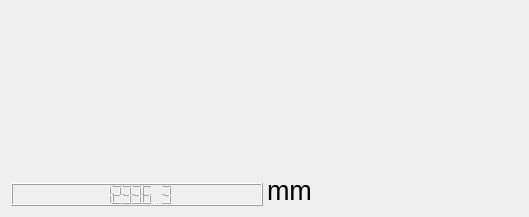
<?xml version="1.0" encoding="UTF-8"?>
<ui version="4.0">
 <class>MeasureDialog</class>
 <widget class="QDialog" name="MeasureDialog">
  <property name="windowModality">
   <enum>Qt::NonModal</enum>
  </property>
  <property name="enabled">
   <bool>true</bool>
  </property>
  <property name="geometry">
   <rect>
    <x>0</x>
    <y>0</y>
    <width>529</width>
    <height>217</height>
   </rect>
  </property>
  <property name="windowTitle">
   <string>Dialog</string>
  </property>
  <property name="sizeGripEnabled">
   <bool>false</bool>
  </property>
  <property name="modal">
   <bool>false</bool>
  </property>
  <layout class="QVBoxLayout" name="verticalLayout">
   <item>
    <layout class="QHBoxLayout" name="horizontalLayout">
     <property name="spacing">
      <number>4</number>
     </property>
     <item alignment="Qt::AlignBottom">
      <widget class="QLCDNumber" name="lcdNumber">
       <property name="sizePolicy">
        <sizepolicy hsizetype="Minimum" vsizetype="Minimum">
         <horstretch>0</horstretch>
         <verstretch>0</verstretch>
        </sizepolicy>
       </property>
       <property name="font">
        <font>
         <pointsize>20</pointsize>
         <kerning>false</kerning>
        </font>
       </property>
       <property name="digitCount">
        <number>7</number>
       </property>
       <property name="value" stdset="0">
        <double>12336.250000000000000</double>
       </property>
      </widget>
     </item>
     <item alignment="Qt::AlignBottom">
     <widget class="QLabel" name="unitLabel">
       <property name="font">
        <font>
         <pointsize>20</pointsize>
        </font>
       </property>
       <property name="text">
        <string>mm</string>
       </property>
       <property name="alignment">
        <set>Qt::AlignBottom|Qt::AlignLeft</set>
       </property>
      </widget>
     </item>
    </layout>
    </item>
   </layout>
 </widget>
 <resources/>
 <connections/>
</ui>
